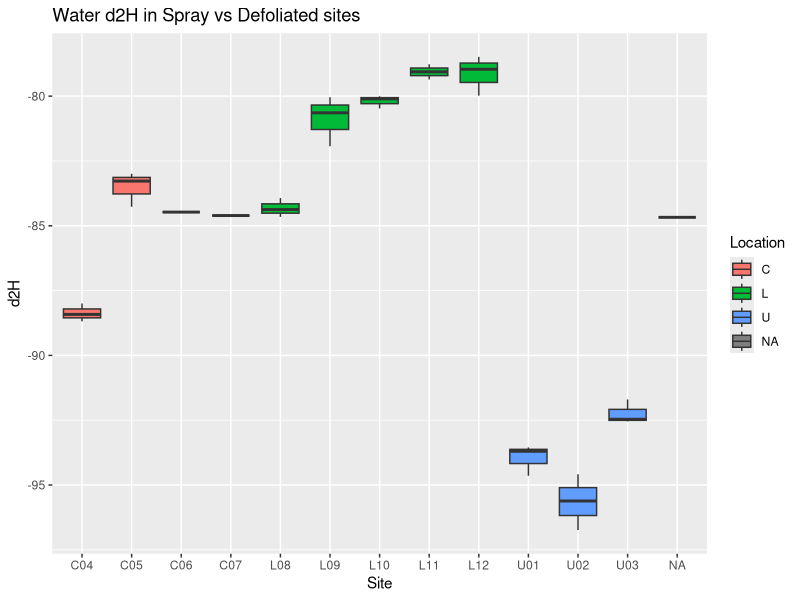
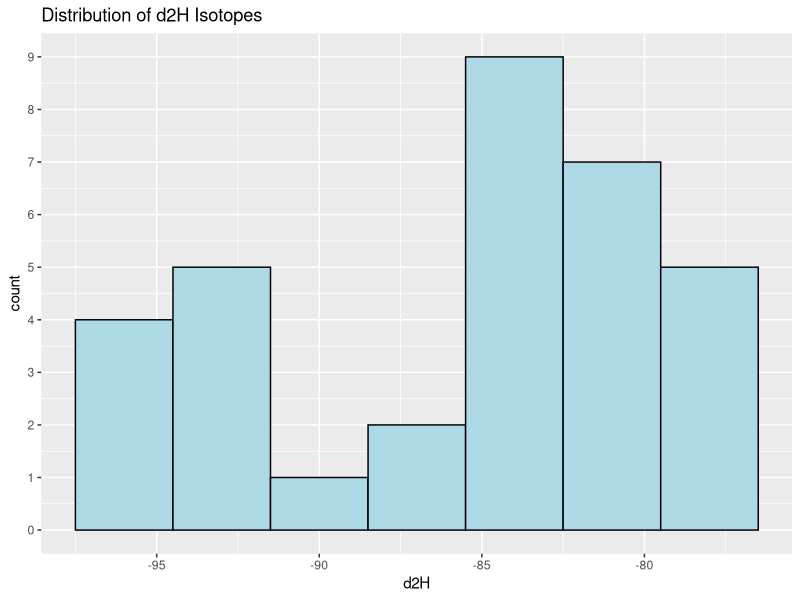
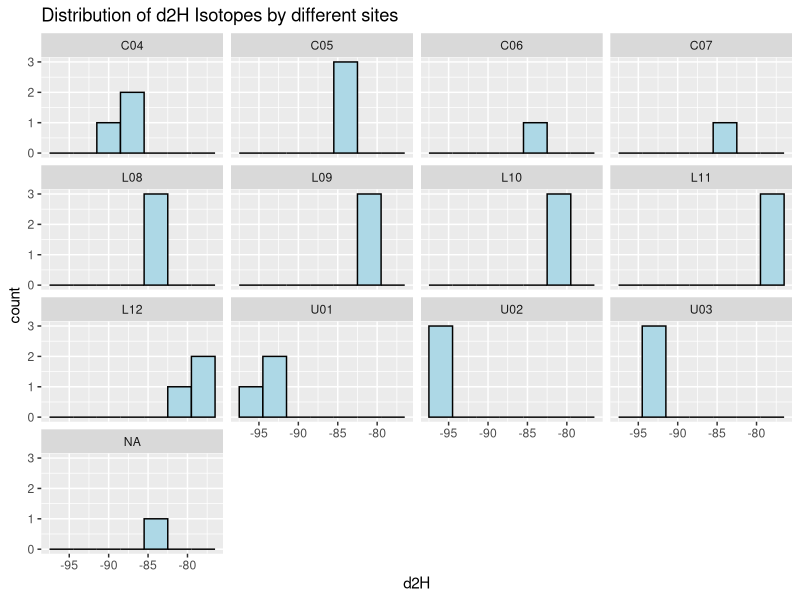

Write R code to recreate these figures, in order.
# 2019 Gaspe Water Isotopes  #
# Kaiying Sally Ju | July 2020

library(tidyverse)

df<-read.csv("./2019-Sept-WaterIsotopes.csv") 
tibble(df)
str(df)

siteinfo_table<-read.csv(text="
Site,Site2,Treatment,Location
N6,C07,Defoliated,C
N5,C05,Defoliated,C
N4,C04,Defoliated,C
P20,C06,Spray,C
N2,L11,Defoliated,L
N1,L09,Defoliated,L
S6,U03,Spray,U
S5,U02,Spray,U
S4,U01,Defoliated,U
S3,L08,Spray,L
S2,L12,Spray,L
S1,L10,Spray,L", header=T, stringsAsFactors=T)

# 0. Massage Data #
df<-separate(df, "Sample", c("Site","Rep"), sep="919KKW") #Split Sample ID - unfortunately the easiest way removes 919
df$Sample<-c("919") # Sample=919 means that it was collected Aug 2019
df$Site<-as.factor(df$Site)
df$Sample<-as.factor(df$Sample)
df.complete<-left_join(df, siteinfo_table, by="Site")
df.complete <- df.complete %>% #Remove QC rows (these are QC replicates from the isotope lab)
  filter(!grepl('QCD', Rep))
df.clean <- df.complete %>% #df.clean is a dataframe without the 3 samples that are contaminated 
  filter(!grepl('NBS', Contaminant)) 
df.clean <- df.clean %>% 
  dplyr::rename(oldName=Site,Site=Site2)
df.clean <- df.clean %>% 
  select(Site,oldName,Treatment,Location,Sample,Rep,d2H,d18O,d17O,Contaminant)

# 1. Explore the data #

## JD: Try to use spacing consistently; there's no reason why you keep indenting more after count. I would also wrap this in a print() so people can see why you did it.
print(df.clean %>%
  group_by(Location) %>%
  dplyr::summarise(
	  count=n(),
    Maxd2H = max(d2H),
    Mind2H = min(d2H), .groups="drop"))

## Grade 1.9/3

# 2. Data Exploration #
# Compare Spray and Defoliated sites #

str(df.clean)
summary(df.clean)

df.clean %>%  
  group_by(Location) %>% 
  ggplot(aes(x=Site, y=d2H, fill=Location)) + 
  geom_boxplot() +
  ggtitle("Water d2H in Spray vs Defoliated sites ")

# Distribution of d2H Isotopes across all sites 
df.clean %>% 
  ggplot(aes(d2H)) +
  geom_histogram(binwidth = 3, fill="lightblue", color="black") +
  ggtitle("Distribution of d2H Isotopes") +
  scale_y_continuous(breaks = seq(0, 11, by=1)) 

df.clean %>%  # wrap by Site now
  ggplot(aes(d2H)) +
  geom_histogram(binwidth = 3, fill="lightblue", color="black") +
  ggtitle("Distribution of d2H Isotopes by different sites") +
  scale_y_continuous(breaks = seq(0, 11, by=1)) +
  facet_wrap(~Site)


